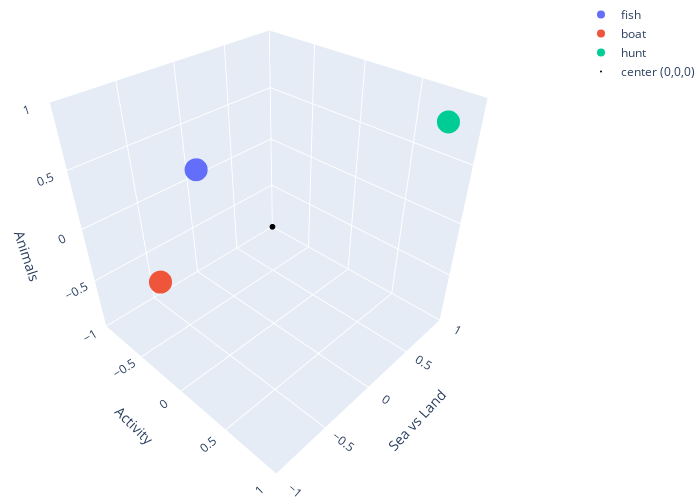

The notebook cell this image was saved under:
### Markdown cell above
Now that we have our 3 word embedding vectors, lets look at them in 3d space!

### Code cell
data_tuples = [(fish, 'fish'), (boat, 'boat'), (hunt, 'hunt')]
create_3d_scatterplot(data_tuples, 'Activity', 'Sea vs Land', 'Animals')

### Figure 1 — Plotly figure (JSON) as saved in the notebook; plotly's stock layout.template omitted (floating-point values rounded to 4 significant figures)
{"data": [{"mode": "markers", "name": "fish", "type": "scatter3d", "x": [0.2], "y": [-0.8], "z": [0.9]}, {"mode": "markers", "name": "boat", "type": "scatter3d", "x": [-0.2], "y": [-0.9], "z": [-0.1]}, {"mode": "markers", "name": "hunt", "type": "scatter3d", "x": [0.8], "y": [0.9], "z": [0.8]}, {"marker": {"color": "black", "size": 2}, "mode": "markers", "name": "center (0,0,0)", "type": "scatter3d", "x": [0], "y": [0], "z": [0]}], "layout": {"height": 500, "margin": {"b": 0, "l": 0, "r": 0, "t": 0}, "scene": {"aspectmode": "cube", "camera": {"center": {"x": 0.065, "y": 0, "z": -0.075}, "eye": {"x": 1.3, "y": -1.3, "z": 1.3}}, "xaxis": {"range": [-1, 1], "title": {"text": "Activity"}}, "yaxis": {"range": [-1, 1], "title": {"text": "Sea vs Land"}}, "zaxis": {"range": [-1, 1], "title": {"text": "Animals"}}}, "width": 700}}
